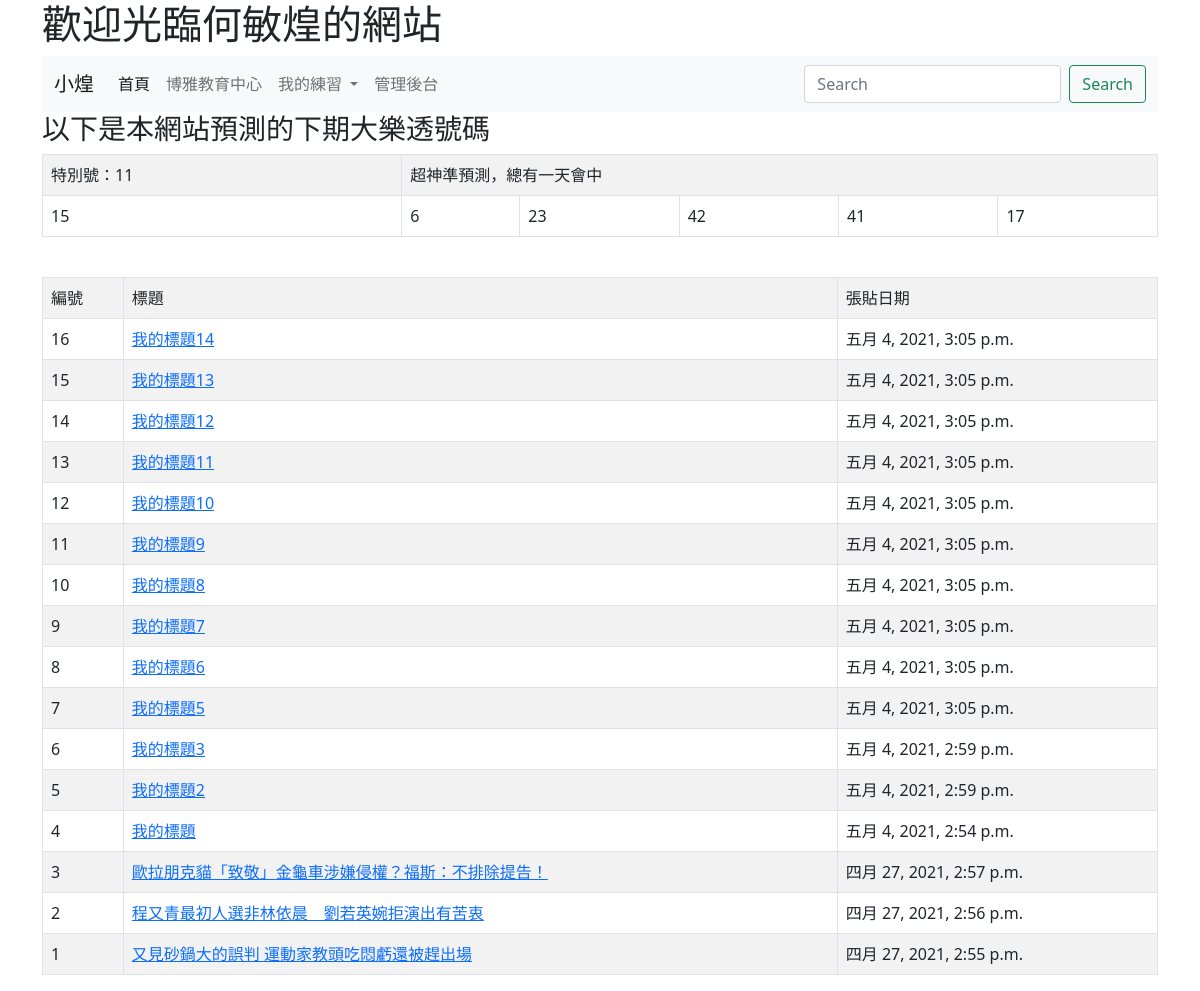
The page / on the database its author committed.
### mysite/models.py (models this page shows, shortened)
class Post(models.Model):
    title = models.CharField(max_length=200)
    body = models.TextField()
    pub_date = models.DateTimeField(default=timezone.now)
    class Meta:
        ordering = ('-pub_date',)

### mysite/views.py (the view)
# urls.py: path('', index),
def index(request):
	posts = Post.objects.all()
	myname = "何敏煌"
	data = [i for i in range(1, 43)]
	random.shuffle(data)
	lotto_numbers = data[0:6]
	special_number = data[6]
	return render(request, 'index.html', locals())

### templates/index.html (shortened to what this page needs)
<!doctype html>
<html>
  <head>
    <link href="https://cdn.jsdelivr.net/npm/bootstrap@5.0.0-beta3/dist/css/bootstrap.min.css" rel="stylesheet">
  </head>
  <body>
  	<div class="container">
	    <h1>歡迎光臨{{ myname }}的網站</h1>
      <nav class="navbar navbar-expand-lg navbar-light bg-light">
  <div class="container-fluid">
    <a class="navbar-brand" href="#">小煌</a>
    <div class="collapse navbar-collapse" id="navbarSupportedContent">
      <ul class="navbar-nav me-auto mb-2 mb-lg-0">
        <li class="nav-item">
          <a class="nav-link active" aria-current="page" href="/">首頁</a>
        </li>
        <li class="nav-item">
          <a class="nav-link" href="https://cla.nkust.edu.tw">博雅教育中心</a>
        </li>
        <li class="nav-item dropdown">
          <a class="nav-link dropdown-toggle" href="#" id="navbarDropdown" role="button" data-bs-toggle="dropdown" aria-expanded="false">
            我的練習
          </a>
        </li>
        <li class="nav-item">
          <a class="nav-link" href="/admin/" tabindex="-1">管理後台</a>
        </li>
      </ul>
      <form class="d-flex">
        <input class="form-control me-2" type="search" placeholder="Search" aria-label="Search">
        <button class="btn btn-outline-success" type="submit">Search</button>
      </form>
    </div>
  </div>
</nav>
<h3>以下是本網站預測的下期大樂透號碼</h3>
<table class='table table-striped table-bordered'>
  <tr><td>特別號：{{ special_number }}</td><td colspan=5>超神準預測，總有一天會中</td></tr>
  <tr>
    {% for no in lotto_numbers %}
    <td>
      {{ no }}
    </td>
    {% endfor %}
  </tr>
</table>
<br>
<table class='table table-striped table-bordered'>
  <tr><td>編號</td><td>標題</td><td>張貼日期</td></tr>
{% for post in posts %}
  <tr>
    <td>{{ post.id }}</td>
    <td><a href="/show/{{post.id}}/">{{ post.title }}</a></td>
    <td>{{ post.pub_date }}</td>
  </tr>
{% endfor %}
</table>
	</div>
  </body>
</html>

### rows shown on the page
Post: id "16", title "我的標題14", pub_date "五月 4, 2021, 3:05 p.m."
Post: id "15", title "我的標題13", pub_date "五月 4, 2021, 3:05 p.m."
Post: id "14", title "我的標題12", pub_date "五月 4, 2021, 3:05 p.m."
Post: id "13", title "我的標題11", pub_date "五月 4, 2021, 3:05 p.m."
Post: id "12", title "我的標題10", pub_date "五月 4, 2021, 3:05 p.m."
Post: id "11", title "我的標題9", pub_date "五月 4, 2021, 3:05 p.m."
Post: id "10", title "我的標題8", pub_date "五月 4, 2021, 3:05 p.m."
Post: id "9", title "我的標題7", pub_date "五月 4, 2021, 3:05 p.m."
Post: id "8", title "我的標題6", pub_date "五月 4, 2021, 3:05 p.m."
Post: id "7", title "我的標題5", pub_date "五月 4, 2021, 3:05 p.m."
Post: id "6", title "我的標題3", pub_date "五月 4, 2021, 2:59 p.m."
Post: id "5", title "我的標題2", pub_date "五月 4, 2021, 2:59 p.m."
Post: id "4", title "我的標題", pub_date "五月 4, 2021, 2:54 p.m."
Post: id "3", title "歐拉朋克貓「致敬」金龜車涉嫌侵權？福斯：不排除提告！", pub_date "四月 27, 2021, 2:57 p.m."
Post: id "2", title "程又青最初人選非林依晨 劉若英婉拒演出有苦衷", pub_date "四月 27, 2021, 2:56 p.m."
Post: id "1", title "又見砂鍋大的誤判 運動家教頭吃悶虧還被趕出場", pub_date "四月 27, 2021, 2:55 p.m."

### other values the page prints
{{ special_number }} "11"
{{ no }} "15" "6" "23" "42" "41" "17"
